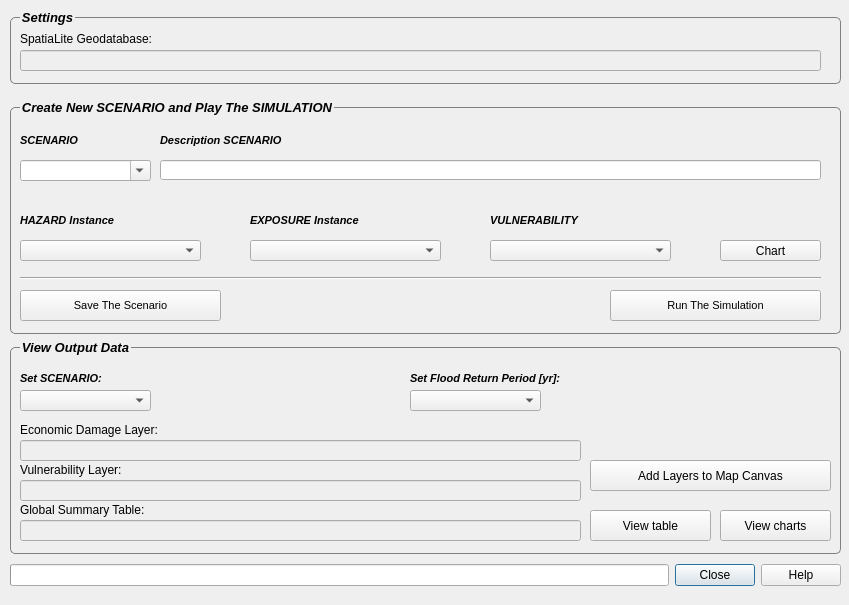
<?xml version="1.0" encoding="UTF-8"?>
<ui version="4.0">
 <class>FloodRisk</class>
 <widget class="QDialog" name="FloodRisk">
  <property name="windowModality">
   <enum>Qt::WindowModal</enum>
  </property>
  <property name="enabled">
   <bool>true</bool>
  </property>
  <property name="geometry">
   <rect>
    <x>0</x>
    <y>0</y>
    <width>849</width>
    <height>605</height>
   </rect>
  </property>
  <property name="windowTitle">
   <string>FloodRisk2 | Direct Economic Damages</string>
  </property>
  <widget class="QWidget" name="horizontalLayoutWidget">
   <property name="geometry">
    <rect>
     <x>10</x>
     <y>560</y>
     <width>831</width>
     <height>31</height>
    </rect>
   </property>
   <layout class="QHBoxLayout" name="horizontalLayout">
    <item>
     <widget class="QProgressBar" name="progressBar">
      <property name="enabled">
       <bool>true</bool>
      </property>
      <property name="alignment">
       <set>Qt::AlignHCenter</set>
      </property>
      <property name="textVisible">
       <bool>true</bool>
      </property>
      <property name="orientation">
       <enum>Qt::Horizontal</enum>
      </property>
      <property name="invertedAppearance">
       <bool>false</bool>
      </property>
      <property name="textDirection">
       <enum>QProgressBar::TopToBottom</enum>
      </property>
      <property name="format">
       <string/>
      </property>
     </widget>
    </item>
    <item>
     <widget class="QDialogButtonBox" name="buttonBox">
      <property name="sizePolicy">
       <sizepolicy hsizetype="Fixed" vsizetype="Fixed">
        <horstretch>0</horstretch>
        <verstretch>0</verstretch>
       </sizepolicy>
      </property>
      <property name="orientation">
       <enum>Qt::Horizontal</enum>
      </property>
      <property name="standardButtons">
       <set>QDialogButtonBox::Close|QDialogButtonBox::Help</set>
      </property>
      <property name="centerButtons">
       <bool>false</bool>
      </property>
     </widget>
    </item>
   </layout>
  </widget>
  <widget class="QGroupBox" name="groupBox">
   <property name="geometry">
    <rect>
     <x>10</x>
     <y>10</y>
     <width>831</width>
     <height>81</height>
    </rect>
   </property>
   <property name="font">
    <font>
     <pointsize>10</pointsize>
     <weight>75</weight>
     <italic>true</italic>
     <bold>true</bold>
    </font>
   </property>
   <property name="styleSheet">
    <string notr="true">QGroupBox {border: 1px solid gray; border-radius: 5px; margin-top: 7px; margin-bottom: 7px; padding: 0px} QGroupBox::title {top:-7 ex;left: 10px; subcontrol-origin: border}</string>
   </property>
   <property name="title">
    <string>Settings</string>
   </property>
   <widget class="QLabel" name="label_2">
    <property name="geometry">
     <rect>
      <x>10</x>
      <y>20</y>
      <width>301</width>
      <height>18</height>
     </rect>
    </property>
    <property name="text">
     <string>SpatiaLite Geodatabase:</string>
    </property>
   </widget>
   <widget class="QLineEdit" name="txtShellFilePath_2">
    <property name="enabled">
     <bool>false</bool>
    </property>
    <property name="geometry">
     <rect>
      <x>10</x>
      <y>40</y>
      <width>801</width>
      <height>21</height>
     </rect>
    </property>
   </widget>
  </widget>
  <widget class="QGroupBox" name="groupBox_3">
   <property name="geometry">
    <rect>
     <x>10</x>
     <y>340</y>
     <width>831</width>
     <height>221</height>
    </rect>
   </property>
   <property name="font">
    <font>
     <pointsize>10</pointsize>
     <weight>75</weight>
     <italic>true</italic>
     <bold>true</bold>
    </font>
   </property>
   <property name="styleSheet">
    <string notr="true">QGroupBox {border: 1px solid gray; border-radius: 5px; margin-top: 7px; margin-bottom: 7px; padding: 0px} QGroupBox::title {top:-7 ex;left: 10px; subcontrol-origin: border}</string>
   </property>
   <property name="title">
    <string>View Output Data</string>
   </property>
   <widget class="QLabel" name="label_green_vuln">
    <property name="geometry">
     <rect>
      <x>570</x>
      <y>90</y>
      <width>21</width>
      <height>21</height>
     </rect>
    </property>
    <property name="text">
     <string/>
    </property>
    <property name="pixmap">
     <pixmap>../../asus/Desktop/Progetto Tesi Laurea/green20.png</pixmap>
    </property>
   </widget>
   <widget class="QLabel" name="label_6">
    <property name="geometry">
     <rect>
      <x>10</x>
      <y>160</y>
      <width>301</width>
      <height>20</height>
     </rect>
    </property>
    <property name="text">
     <string>Global Summary Table:</string>
    </property>
   </widget>
   <widget class="QPushButton" name="pushButtonView">
    <property name="geometry">
     <rect>
      <x>580</x>
      <y>170</y>
      <width>121</width>
      <height>31</height>
     </rect>
    </property>
    <property name="text">
     <string>View table</string>
    </property>
    <property name="iconSize">
     <size>
      <width>30</width>
      <height>25</height>
     </size>
    </property>
   </widget>
   <widget class="QLineEdit" name="txtShellFilePath_7">
    <property name="enabled">
     <bool>false</bool>
    </property>
    <property name="geometry">
     <rect>
      <x>10</x>
      <y>180</y>
      <width>561</width>
      <height>21</height>
     </rect>
    </property>
   </widget>
   <widget class="QPushButton" name="pushButton">
    <property name="geometry">
     <rect>
      <x>710</x>
      <y>170</y>
      <width>111</width>
      <height>31</height>
     </rect>
    </property>
    <property name="text">
     <string>View charts</string>
    </property>
    <property name="iconSize">
     <size>
      <width>30</width>
      <height>25</height>
     </size>
    </property>
   </widget>
   <widget class="QLineEdit" name="txtShellFilePath_6">
    <property name="enabled">
     <bool>false</bool>
    </property>
    <property name="geometry">
     <rect>
      <x>10</x>
      <y>140</y>
      <width>561</width>
      <height>21</height>
     </rect>
    </property>
   </widget>
   <widget class="QLabel" name="label_green_danno">
    <property name="geometry">
     <rect>
      <x>570</x>
      <y>40</y>
      <width>21</width>
      <height>21</height>
     </rect>
    </property>
    <property name="text">
     <string/>
    </property>
    <property name="pixmap">
     <pixmap>../../asus/Desktop/Progetto Tesi Laurea/green20.png</pixmap>
    </property>
   </widget>
   <widget class="QLabel" name="label_11">
    <property name="geometry">
     <rect>
      <x>10</x>
      <y>120</y>
      <width>301</width>
      <height>20</height>
     </rect>
    </property>
    <property name="text">
     <string>Vulnerability Layer:</string>
    </property>
   </widget>
   <widget class="QLabel" name="label_5">
    <property name="geometry">
     <rect>
      <x>10</x>
      <y>80</y>
      <width>301</width>
      <height>20</height>
     </rect>
    </property>
    <property name="text">
     <string>Economic Damage Layer:</string>
    </property>
   </widget>
   <widget class="QLabel" name="label_red_vuln">
    <property name="geometry">
     <rect>
      <x>770</x>
      <y>100</y>
      <width>21</width>
      <height>21</height>
     </rect>
    </property>
    <property name="text">
     <string/>
    </property>
    <property name="pixmap">
     <pixmap>../../asus/Desktop/Progetto Tesi Laurea/red20.png</pixmap>
    </property>
   </widget>
   <widget class="QLineEdit" name="txtShellFilePath_5">
    <property name="enabled">
     <bool>false</bool>
    </property>
    <property name="geometry">
     <rect>
      <x>10</x>
      <y>100</y>
      <width>561</width>
      <height>21</height>
     </rect>
    </property>
   </widget>
   <widget class="QLabel" name="label_red_danno">
    <property name="geometry">
     <rect>
      <x>370</x>
      <y>100</y>
      <width>21</width>
      <height>21</height>
     </rect>
    </property>
    <property name="text">
     <string/>
    </property>
    <property name="pixmap">
     <pixmap>../../asus/Desktop/Progetto Tesi Laurea/red20.png</pixmap>
    </property>
   </widget>
   <widget class="QLabel" name="label_17">
    <property name="geometry">
     <rect>
      <x>400</x>
      <y>30</y>
      <width>251</width>
      <height>16</height>
     </rect>
    </property>
    <property name="font">
     <font>
      <pointsize>8</pointsize>
      <weight>75</weight>
      <italic>true</italic>
      <bold>true</bold>
     </font>
    </property>
    <property name="text">
     <string>Set Flood Return Period [yr]:</string>
    </property>
   </widget>
   <widget class="QComboBox" name="comboBox_9">
    <property name="geometry">
     <rect>
      <x>10</x>
      <y>50</y>
      <width>131</width>
      <height>21</height>
     </rect>
    </property>
   </widget>
   <widget class="QComboBox" name="comboBox_10">
    <property name="geometry">
     <rect>
      <x>400</x>
      <y>50</y>
      <width>131</width>
      <height>21</height>
     </rect>
    </property>
   </widget>
   <widget class="QLabel" name="label_8">
    <property name="geometry">
     <rect>
      <x>10</x>
      <y>30</y>
      <width>271</width>
      <height>16</height>
     </rect>
    </property>
    <property name="font">
     <font>
      <pointsize>8</pointsize>
      <weight>75</weight>
      <italic>true</italic>
      <bold>true</bold>
     </font>
    </property>
    <property name="text">
     <string>Set SCENARIO:</string>
    </property>
   </widget>
   <widget class="QPushButton" name="pushButtonLoadLayer">
    <property name="geometry">
     <rect>
      <x>580</x>
      <y>120</y>
      <width>241</width>
      <height>31</height>
     </rect>
    </property>
    <property name="text">
     <string>Add Layers to Map Canvas</string>
    </property>
   </widget>
  </widget>
  <widget class="QGroupBox" name="groupBox_4">
   <property name="geometry">
    <rect>
     <x>10</x>
     <y>100</y>
     <width>831</width>
     <height>241</height>
    </rect>
   </property>
   <property name="palette">
    <palette>
     <active>
      <colorrole role="WindowText">
       <brush brushstyle="SolidPattern">
        <color alpha="255">
         <red>0</red>
         <green>0</green>
         <blue>0</blue>
        </color>
       </brush>
      </colorrole>
      <colorrole role="Button">
       <brush brushstyle="SolidPattern">
        <color alpha="255">
         <red>255</red>
         <green>255</green>
         <blue>255</blue>
        </color>
       </brush>
      </colorrole>
      <colorrole role="Light">
       <brush brushstyle="SolidPattern">
        <color alpha="255">
         <red>255</red>
         <green>255</green>
         <blue>255</blue>
        </color>
       </brush>
      </colorrole>
      <colorrole role="Midlight">
       <brush brushstyle="SolidPattern">
        <color alpha="255">
         <red>255</red>
         <green>255</green>
         <blue>255</blue>
        </color>
       </brush>
      </colorrole>
      <colorrole role="Dark">
       <brush brushstyle="SolidPattern">
        <color alpha="255">
         <red>127</red>
         <green>127</green>
         <blue>127</blue>
        </color>
       </brush>
      </colorrole>
      <colorrole role="Mid">
       <brush brushstyle="SolidPattern">
        <color alpha="255">
         <red>170</red>
         <green>170</green>
         <blue>170</blue>
        </color>
       </brush>
      </colorrole>
      <colorrole role="Text">
       <brush brushstyle="SolidPattern">
        <color alpha="255">
         <red>0</red>
         <green>0</green>
         <blue>0</blue>
        </color>
       </brush>
      </colorrole>
      <colorrole role="BrightText">
       <brush brushstyle="SolidPattern">
        <color alpha="255">
         <red>255</red>
         <green>255</green>
         <blue>255</blue>
        </color>
       </brush>
      </colorrole>
      <colorrole role="ButtonText">
       <brush brushstyle="SolidPattern">
        <color alpha="255">
         <red>0</red>
         <green>0</green>
         <blue>0</blue>
        </color>
       </brush>
      </colorrole>
      <colorrole role="Base">
       <brush brushstyle="SolidPattern">
        <color alpha="255">
         <red>255</red>
         <green>255</green>
         <blue>255</blue>
        </color>
       </brush>
      </colorrole>
      <colorrole role="Window">
       <brush brushstyle="SolidPattern">
        <color alpha="255">
         <red>255</red>
         <green>255</green>
         <blue>255</blue>
        </color>
       </brush>
      </colorrole>
      <colorrole role="Shadow">
       <brush brushstyle="SolidPattern">
        <color alpha="255">
         <red>0</red>
         <green>0</green>
         <blue>0</blue>
        </color>
       </brush>
      </colorrole>
      <colorrole role="AlternateBase">
       <brush brushstyle="SolidPattern">
        <color alpha="255">
         <red>255</red>
         <green>255</green>
         <blue>255</blue>
        </color>
       </brush>
      </colorrole>
      <colorrole role="ToolTipBase">
       <brush brushstyle="SolidPattern">
        <color alpha="255">
         <red>255</red>
         <green>255</green>
         <blue>220</blue>
        </color>
       </brush>
      </colorrole>
      <colorrole role="ToolTipText">
       <brush brushstyle="SolidPattern">
        <color alpha="255">
         <red>0</red>
         <green>0</green>
         <blue>0</blue>
        </color>
       </brush>
      </colorrole>
     </active>
     <inactive>
      <colorrole role="WindowText">
       <brush brushstyle="SolidPattern">
        <color alpha="255">
         <red>0</red>
         <green>0</green>
         <blue>0</blue>
        </color>
       </brush>
      </colorrole>
      <colorrole role="Button">
       <brush brushstyle="SolidPattern">
        <color alpha="255">
         <red>255</red>
         <green>255</green>
         <blue>255</blue>
        </color>
       </brush>
      </colorrole>
      <colorrole role="Light">
       <brush brushstyle="SolidPattern">
        <color alpha="255">
         <red>255</red>
         <green>255</green>
         <blue>255</blue>
        </color>
       </brush>
      </colorrole>
      <colorrole role="Midlight">
       <brush brushstyle="SolidPattern">
        <color alpha="255">
         <red>255</red>
         <green>255</green>
         <blue>255</blue>
        </color>
       </brush>
      </colorrole>
      <colorrole role="Dark">
       <brush brushstyle="SolidPattern">
        <color alpha="255">
         <red>127</red>
         <green>127</green>
         <blue>127</blue>
        </color>
       </brush>
      </colorrole>
      <colorrole role="Mid">
       <brush brushstyle="SolidPattern">
        <color alpha="255">
         <red>170</red>
         <green>170</green>
         <blue>170</blue>
        </color>
       </brush>
      </colorrole>
      <colorrole role="Text">
       <brush brushstyle="SolidPattern">
        <color alpha="255">
         <red>0</red>
         <green>0</green>
         <blue>0</blue>
        </color>
       </brush>
      </colorrole>
      <colorrole role="BrightText">
       <brush brushstyle="SolidPattern">
        <color alpha="255">
         <red>255</red>
         <green>255</green>
         <blue>255</blue>
        </color>
       </brush>
      </colorrole>
      <colorrole role="ButtonText">
       <brush brushstyle="SolidPattern">
        <color alpha="255">
         <red>0</red>
         <green>0</green>
         <blue>0</blue>
        </color>
       </brush>
      </colorrole>
      <colorrole role="Base">
       <brush brushstyle="SolidPattern">
        <color alpha="255">
         <red>255</red>
         <green>255</green>
         <blue>255</blue>
        </color>
       </brush>
      </colorrole>
      <colorrole role="Window">
       <brush brushstyle="SolidPattern">
        <color alpha="255">
         <red>255</red>
         <green>255</green>
         <blue>255</blue>
        </color>
       </brush>
      </colorrole>
      <colorrole role="Shadow">
       <brush brushstyle="SolidPattern">
        <color alpha="255">
         <red>0</red>
         <green>0</green>
         <blue>0</blue>
        </color>
       </brush>
      </colorrole>
      <colorrole role="AlternateBase">
       <brush brushstyle="SolidPattern">
        <color alpha="255">
         <red>255</red>
         <green>255</green>
         <blue>255</blue>
        </color>
       </brush>
      </colorrole>
      <colorrole role="ToolTipBase">
       <brush brushstyle="SolidPattern">
        <color alpha="255">
         <red>255</red>
         <green>255</green>
         <blue>220</blue>
        </color>
       </brush>
      </colorrole>
      <colorrole role="ToolTipText">
       <brush brushstyle="SolidPattern">
        <color alpha="255">
         <red>0</red>
         <green>0</green>
         <blue>0</blue>
        </color>
       </brush>
      </colorrole>
     </inactive>
     <disabled>
      <colorrole role="WindowText">
       <brush brushstyle="SolidPattern">
        <color alpha="255">
         <red>127</red>
         <green>127</green>
         <blue>127</blue>
        </color>
       </brush>
      </colorrole>
      <colorrole role="Button">
       <brush brushstyle="SolidPattern">
        <color alpha="255">
         <red>255</red>
         <green>255</green>
         <blue>255</blue>
        </color>
       </brush>
      </colorrole>
      <colorrole role="Light">
       <brush brushstyle="SolidPattern">
        <color alpha="255">
         <red>255</red>
         <green>255</green>
         <blue>255</blue>
        </color>
       </brush>
      </colorrole>
      <colorrole role="Midlight">
       <brush brushstyle="SolidPattern">
        <color alpha="255">
         <red>255</red>
         <green>255</green>
         <blue>255</blue>
        </color>
       </brush>
      </colorrole>
      <colorrole role="Dark">
       <brush brushstyle="SolidPattern">
        <color alpha="255">
         <red>127</red>
         <green>127</green>
         <blue>127</blue>
        </color>
       </brush>
      </colorrole>
      <colorrole role="Mid">
       <brush brushstyle="SolidPattern">
        <color alpha="255">
         <red>170</red>
         <green>170</green>
         <blue>170</blue>
        </color>
       </brush>
      </colorrole>
      <colorrole role="Text">
       <brush brushstyle="SolidPattern">
        <color alpha="255">
         <red>127</red>
         <green>127</green>
         <blue>127</blue>
        </color>
       </brush>
      </colorrole>
      <colorrole role="BrightText">
       <brush brushstyle="SolidPattern">
        <color alpha="255">
         <red>255</red>
         <green>255</green>
         <blue>255</blue>
        </color>
       </brush>
      </colorrole>
      <colorrole role="ButtonText">
       <brush brushstyle="SolidPattern">
        <color alpha="255">
         <red>127</red>
         <green>127</green>
         <blue>127</blue>
        </color>
       </brush>
      </colorrole>
      <colorrole role="Base">
       <brush brushstyle="SolidPattern">
        <color alpha="255">
         <red>255</red>
         <green>255</green>
         <blue>255</blue>
        </color>
       </brush>
      </colorrole>
      <colorrole role="Window">
       <brush brushstyle="SolidPattern">
        <color alpha="255">
         <red>255</red>
         <green>255</green>
         <blue>255</blue>
        </color>
       </brush>
      </colorrole>
      <colorrole role="Shadow">
       <brush brushstyle="SolidPattern">
        <color alpha="255">
         <red>0</red>
         <green>0</green>
         <blue>0</blue>
        </color>
       </brush>
      </colorrole>
      <colorrole role="AlternateBase">
       <brush brushstyle="SolidPattern">
        <color alpha="255">
         <red>255</red>
         <green>255</green>
         <blue>255</blue>
        </color>
       </brush>
      </colorrole>
      <colorrole role="ToolTipBase">
       <brush brushstyle="SolidPattern">
        <color alpha="255">
         <red>255</red>
         <green>255</green>
         <blue>220</blue>
        </color>
       </brush>
      </colorrole>
      <colorrole role="ToolTipText">
       <brush brushstyle="SolidPattern">
        <color alpha="255">
         <red>0</red>
         <green>0</green>
         <blue>0</blue>
        </color>
       </brush>
      </colorrole>
     </disabled>
    </palette>
   </property>
   <property name="font">
    <font>
     <pointsize>10</pointsize>
     <weight>75</weight>
     <italic>true</italic>
     <bold>true</bold>
    </font>
   </property>
   <property name="styleSheet">
    <string notr="true">QGroupBox {border: 1px solid gray; border-radius: 5px; margin-top: 7px; margin-bottom: 7px; padding: 0px} QGroupBox::title {top:-7 ex;left: 10px; subcontrol-origin: border}</string>
   </property>
   <property name="title">
    <string>Create New SCENARIO and Play The SIMULATION</string>
   </property>
   <widget class="QLabel" name="label_7">
    <property name="geometry">
     <rect>
      <x>10</x>
      <y>110</y>
      <width>191</width>
      <height>21</height>
     </rect>
    </property>
    <property name="font">
     <font>
      <pointsize>8</pointsize>
      <weight>75</weight>
      <italic>true</italic>
      <bold>true</bold>
     </font>
    </property>
    <property name="text">
     <string>HAZARD Instance</string>
    </property>
    <property name="wordWrap">
     <bool>true</bool>
    </property>
   </widget>
   <widget class="QComboBox" name="comboBox_6">
    <property name="geometry">
     <rect>
      <x>10</x>
      <y>140</y>
      <width>181</width>
      <height>21</height>
     </rect>
    </property>
    <property name="toolTip">
     <string>&lt;html&gt;&lt;head/&gt;&lt;body&gt;&lt;p&gt;Select HAZARD Istance&lt;/p&gt;&lt;/body&gt;&lt;/html&gt;</string>
    </property>
   </widget>
   <widget class="QLabel" name="label_15">
    <property name="geometry">
     <rect>
      <x>240</x>
      <y>110</y>
      <width>201</width>
      <height>21</height>
     </rect>
    </property>
    <property name="font">
     <font>
      <pointsize>8</pointsize>
      <weight>75</weight>
      <italic>true</italic>
      <bold>true</bold>
     </font>
    </property>
    <property name="text">
     <string>EXPOSURE Instance</string>
    </property>
    <property name="wordWrap">
     <bool>true</bool>
    </property>
   </widget>
   <widget class="QComboBox" name="comboBox_8">
    <property name="geometry">
     <rect>
      <x>240</x>
      <y>140</y>
      <width>191</width>
      <height>21</height>
     </rect>
    </property>
    <property name="toolTip">
     <string>&lt;html&gt;&lt;head/&gt;&lt;body&gt;&lt;p&gt;Select EXPOSURE Istance&lt;/p&gt;&lt;/body&gt;&lt;/html&gt;</string>
    </property>
   </widget>
   <widget class="QLabel" name="label_22">
    <property name="geometry">
     <rect>
      <x>480</x>
      <y>110</y>
      <width>131</width>
      <height>21</height>
     </rect>
    </property>
    <property name="font">
     <font>
      <pointsize>8</pointsize>
      <weight>75</weight>
      <italic>true</italic>
      <bold>true</bold>
     </font>
    </property>
    <property name="text">
     <string>VULNERABILITY</string>
    </property>
    <property name="wordWrap">
     <bool>true</bool>
    </property>
   </widget>
   <widget class="QComboBox" name="comboBoxGrafici">
    <property name="geometry">
     <rect>
      <x>480</x>
      <y>140</y>
      <width>181</width>
      <height>21</height>
     </rect>
    </property>
    <property name="toolTip">
     <string>&lt;html&gt;&lt;head/&gt;&lt;body&gt;&lt;p&gt;Select Simulation Depth-Damage VULNERABILITY Curve Type and View the Chart&lt;/p&gt;&lt;/body&gt;&lt;/html&gt;</string>
    </property>
   </widget>
   <widget class="QPushButton" name="buttonGrafici">
    <property name="geometry">
     <rect>
      <x>710</x>
      <y>140</y>
      <width>101</width>
      <height>21</height>
     </rect>
    </property>
    <property name="text">
     <string>Chart</string>
    </property>
    <property name="iconSize">
     <size>
      <width>30</width>
      <height>25</height>
     </size>
    </property>
   </widget>
   <widget class="QToolButton" name="toolButtonEsegui">
    <property name="geometry">
     <rect>
      <x>600</x>
      <y>190</y>
      <width>211</width>
      <height>31</height>
     </rect>
    </property>
    <property name="font">
     <font>
      <pointsize>8</pointsize>
      <weight>50</weight>
      <italic>false</italic>
      <bold>false</bold>
     </font>
    </property>
    <property name="text">
     <string>Run The Simulation</string>
    </property>
   </widget>
   <widget class="QPushButton" name="pushButtonSalvaProgetto_2">
    <property name="enabled">
     <bool>true</bool>
    </property>
    <property name="geometry">
     <rect>
      <x>10</x>
      <y>190</y>
      <width>201</width>
      <height>31</height>
     </rect>
    </property>
    <property name="font">
     <font>
      <pointsize>8</pointsize>
      <weight>50</weight>
      <italic>false</italic>
      <bold>false</bold>
     </font>
    </property>
    <property name="toolTip">
     <string>&lt;html&gt;&lt;head/&gt;&lt;body&gt;&lt;p&gt;Save The Scenario and Add to The Project&lt;/p&gt;&lt;/body&gt;&lt;/html&gt;</string>
    </property>
    <property name="autoFillBackground">
     <bool>false</bool>
    </property>
    <property name="text">
     <string>Save The Scenario</string>
    </property>
    <property name="autoExclusive">
     <bool>false</bool>
    </property>
    <property name="default">
     <bool>false</bool>
    </property>
   </widget>
   <widget class="QLineEdit" name="lineEdit">
    <property name="enabled">
     <bool>true</bool>
    </property>
    <property name="geometry">
     <rect>
      <x>150</x>
      <y>60</y>
      <width>661</width>
      <height>20</height>
     </rect>
    </property>
    <property name="toolTip">
     <string>&lt;html&gt;&lt;head/&gt;&lt;body&gt;&lt;p&gt;Description SCENARIO&lt;/p&gt;&lt;/body&gt;&lt;/html&gt;</string>
    </property>
   </widget>
   <widget class="QLabel" name="label_16">
    <property name="geometry">
     <rect>
      <x>10</x>
      <y>30</y>
      <width>71</width>
      <height>21</height>
     </rect>
    </property>
    <property name="font">
     <font>
      <pointsize>8</pointsize>
      <weight>75</weight>
      <italic>true</italic>
      <bold>true</bold>
     </font>
    </property>
    <property name="text">
     <string>SCENARIO</string>
    </property>
   </widget>
   <widget class="QComboBox" name="comboBox_7">
    <property name="geometry">
     <rect>
      <x>10</x>
      <y>60</y>
      <width>131</width>
      <height>21</height>
     </rect>
    </property>
    <property name="toolTip">
     <string>&lt;html&gt;&lt;head/&gt;&lt;body&gt;&lt;p&gt;Tip SCENARIO Name or Load Old SCENARIO&lt;/p&gt;&lt;/body&gt;&lt;/html&gt;</string>
    </property>
    <property name="editable">
     <bool>true</bool>
    </property>
   </widget>
   <widget class="Line" name="line_7">
    <property name="geometry">
     <rect>
      <x>10</x>
      <y>170</y>
      <width>801</width>
      <height>16</height>
     </rect>
    </property>
    <property name="orientation">
     <enum>Qt::Horizontal</enum>
    </property>
   </widget>
   <widget class="QLabel" name="label_18">
    <property name="geometry">
     <rect>
      <x>150</x>
      <y>30</y>
      <width>181</width>
      <height>21</height>
     </rect>
    </property>
    <property name="font">
     <font>
      <pointsize>8</pointsize>
      <weight>75</weight>
      <italic>true</italic>
      <bold>true</bold>
     </font>
    </property>
    <property name="text">
     <string>Description SCENARIO</string>
    </property>
   </widget>
  </widget>
  <zorder>groupBox_4</zorder>
  <zorder>horizontalLayoutWidget</zorder>
  <zorder>groupBox</zorder>
  <zorder>groupBox_3</zorder>
 </widget>
 <resources/>
 <connections>
  <connection>
   <sender>buttonBox</sender>
   <signal>accepted()</signal>
   <receiver>FloodRisk</receiver>
   <slot>accept()</slot>
   <hints>
    <hint type="sourcelabel">
     <x>819</x>
     <y>624</y>
    </hint>
    <hint type="destinationlabel">
     <x>235</x>
     <y>245</y>
    </hint>
   </hints>
  </connection>
  <connection>
   <sender>buttonBox</sender>
   <signal>rejected()</signal>
   <receiver>FloodRisk</receiver>
   <slot>reject()</slot>
   <hints>
    <hint type="sourcelabel">
     <x>819</x>
     <y>624</y>
    </hint>
    <hint type="destinationlabel">
     <x>235</x>
     <y>245</y>
    </hint>
   </hints>
  </connection>
 </connections>
</ui>
